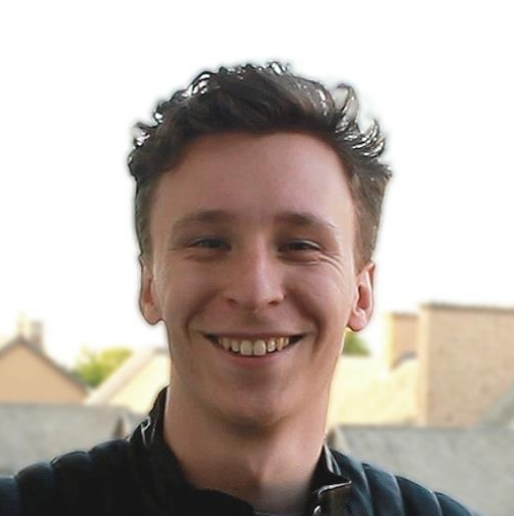
#> input picture opCv06/me.PNG, 514 x 516 px
$ python 01_feladat.py
#> lines starting #> are read from the running program, lines starting #| are printed output that depends on the picture; after the words box and inside, x2 and y2 are one past the last pixel; in counts of white or black regions, pixels touching at a corner belong together

import cv2

img = cv2.imread('me.PNG', cv2.IMREAD_GRAYSCALE)
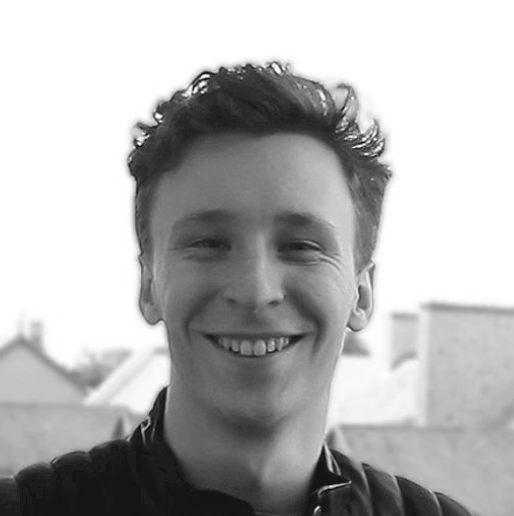
#> img: shape (516, 514); min 0, max 255, mean 179.6
#cv2.imshow('Original', img)

blurred = cv2.GaussianBlur(img, (0, 0), 2.0)
#cv2.imshow('Blurred', blurred)

edges = cv2.Canny(blurred, 200, 800, None, 5, True)
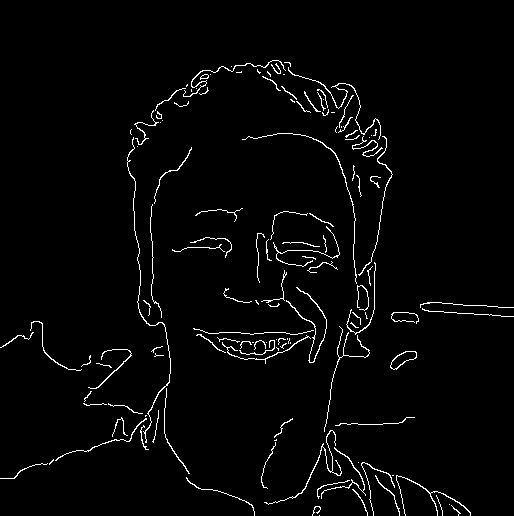
#> edges: shape (516, 514); 2.5% white in thin lines or dots, all inside (x1, y1, x2, y2) = (0, 60, 514, 516)
cv2.imshow('Canny portre`', edges)

cv2.waitKey(0)
cv2.destroyAllWindows()
